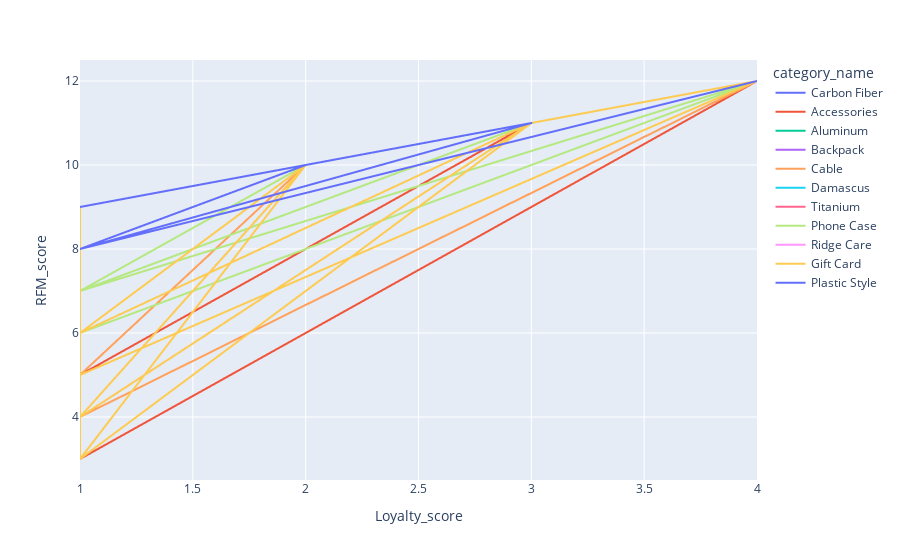

Source (notebook cell):
### Code cell
fig = px.line(results, x='Loyalty_score', y='RFM_score', line_group = 'category_name' , color='category_name')
fig.show()

### Figure 1 — Plotly figure (JSON) as saved in the notebook; plotly's stock layout.template omitted (floating-point values rounded to 4 significant figures; data arrays with more than 128 entries replaced by an {"elided": "..."} marker saying what was removed)
{"data": [{"hovertemplate": "category_name=Carbon Fiber<br>Loyalty_score=%{x}<br>RFM_score=%{y}<extra></extra>", "legendgroup": "Carbon Fiber", "line": {"color": "#636efa", "dash": "solid"}, "marker": {"symbol": "circle"}, "mode": "lines", "name": "Carbon Fiber", "showlegend": true, "type": "scattergl", "x": {"elided": "587 int values"}, "xaxis": "x", "y": {"elided": "587 int values"}, "yaxis": "y"}, {"hovertemplate": "category_name=Accessories<br>Loyalty_score=%{x}<br>RFM_score=%{y}<extra></extra>", "legendgroup": "Accessories", "line": {"color": "#EF553B", "dash": "solid"}, "marker": {"symbol": "circle"}, "mode": "lines", "name": "Accessories", "showlegend": true, "type": "scattergl", "x": {"elided": "1854 int values"}, "xaxis": "x", "y": {"elided": "1854 int values"}, "yaxis": "y"}, {"hovertemplate": "category_name=Aluminum<br>Loyalty_score=%{x}<br>RFM_score=%{y}<extra></extra>", "legendgroup": "Aluminum", "line": {"color": "#00cc96", "dash": "solid"}, "marker": {"symbol": "circle"}, "mode": "lines", "name": "Aluminum", "showlegend": true, "type": "scattergl", "x": {"elided": "590 int values"}, "xaxis": "x", "y": {"elided": "590 int values"}, "yaxis": "y"}, {"hovertemplate": "category_name=Backpack<br>Loyalty_score=%{x}<br>RFM_score=%{y}<extra></extra>", "legendgroup": "Backpack", "line": {"color": "#ab63fa", "dash": "solid"}, "marker": {"symbol": "circle"}, "mode": "lines", "name": "Backpack", "showlegend": true, "type": "scattergl", "x": [2, 2, 2, 2, 2, 3, 2, 3, 3, 3, 3, 3, 3, 2, 3, 2, 2, 3, 3, 3, 3, 3, 3, 3, 3, 3, 3, 3, 3, 3, 2, 3, 2, 2, 3, 4, 4, 3, 3, 4, 3, 3, 4, 2, 2, 2, 3, 3, 3, 4, 3, 3, 4, 3, 4, 4, 4, 4, 4, 3], "xaxis": "x", "y": [10, 10, 10, 10, 10, 11, 10, 11, 11, 11, 11, 11, 11, 10, 11, 10, 10, 11, 11, 11, 11, 11, 11, 11, 11, 11, 11, 11, 11, 11, 10, 11, 10, 10, 11, 12, 12, 11, 11, 12, 11, 11, 12, 10, 10, 10, 11, 11, 11, 12, 11, 11, 12, 11, 12, 12, 12, 12, 12, 11], "yaxis": "y"}, {"hovertemplate": "category_name=Cable<br>Loyalty_score=%{x}<br>RFM_score=%{y}<extra></extra>", "legendgroup": "Cable", "line": {"color": "#FFA15A", "dash": "solid"}, "marker": {"symbol": "circle"}, "mode": "lines", "name": "Cable", "showlegend": true, "type": "scattergl", "x": [3, 3, 3, 3, 3, 3, 3, 3, 3, 3, 1, 3, 2, 3, 3, 3, 3, 3, 3, 3, 3, 3, 3, 1, 2, 3, 3, 3, 3, 3, 3, 2, 3, 3, 3, 3, 3, 3, 3, 3, 3, 3, 3, 3, 3, 3, 3, 3, 3, 3, 3, 3, 3, 3, 3, 3, 3, 3, 2, 3, 3, 1, 4, 1, 1, 3, 3, 4, 2, 2, 3, 3, 2, 4, 4, 4, 4, 3, 2, 4, 4, 4, 4, 4, 4, 4, 3, 2, 1, 1, 1, 4, 3, 3, 3, 3, 2, 1, 1, 1, 1], "xaxis": "x", "y": [11, 11, 11, 11, 11, 11, 11, 11, 11, 11, 9, 11, 10, 11, 11, 11, 11, 11, 11, 11, 11, 11, 11, 8, 10, 11, 11, 11, 11, 11, 11, 10, 11, 11, 11, 11, 11, 11, 11, 11, 11, 11, 11, 11, 11, 11, 11, 11, 11, 11, 11, 11, 11, 11, 11, 11, 11, 11, 10, 11, 11, 9, 12, 4, 4, 11, 11, 12, 10, 10, 11, 11, 10, 12, 12, 12, 12, 11, 10, 12, 12, 12, 12, 12, 12, 12, 11, 10, 7, 7, 7, 12, 11, 11, 11, 11, 10, 5, 5, 8, 8], "yaxis": "y"}, {"hovertemplate": "category_name=Damascus<br>Loyalty_score=%{x}<br>RFM_score=%{y}<extra></extra>", "legendgroup": "Damascus", "line": {"color": "#19d3f3", "dash": "solid"}, "marker": {"symbol": "circle"}, "mode": "lines", "name": "Damascus", "showlegend": true, "type": "scattergl", "x": {"elided": "167 int values"}, "xaxis": "x", "y": {"elided": "167 int values"}, "yaxis": "y"}, {"hovertemplate": "category_name=Titanium<br>Loyalty_score=%{x}<br>RFM_score=%{y}<extra></extra>", "legendgroup": "Titanium", "line": {"color": "#FF6692", "dash": "solid"}, "marker": {"symbol": "circle"}, "mode": "lines", "name": "Titanium", "showlegend": true, "type": "scattergl", "x": {"elided": "263 int values"}, "xaxis": "x", "y": {"elided": "263 int values"}, "yaxis": "y"}, {"hovertemplate": "category_name=Phone Case<br>Loyalty_score=%{x}<br>RFM_score=%{y}<extra></extra>", "legendgroup": "Phone Case", "line": {"color": "#B6E880", "dash": "solid"}, "marker": {"symbol": "circle"}, "mode": "lines", "name": "Phone Case", "showlegend": true, "type": "scattergl", "x": {"elided": "213 int values"}, "xaxis": "x", "y": {"elided": "213 int values"}, "yaxis": "y"}, {"hovertemplate": "category_name=Ridge Care<br>Loyalty_score=%{x}<br>RFM_score=%{y}<extra></extra>", "legendgroup": "Ridge Care", "line": {"color": "#FF97FF", "dash": "solid"}, "marker": {"symbol": "circle"}, "mode": "lines", "name": "Ridge Care", "showlegend": true, "type": "scattergl", "x": [3, 3, 3, 3, 3, 3, 3, 1, 3, 3, 3, 2, 3, 3, 3, 3, 2, 2, 3, 3, 2, 3, 3, 3, 3, 3, 3, 3, 3, 2, 2, 3, 3, 3, 3, 3, 2, 3, 3, 2, 3, 3, 3, 3, 3, 3, 3, 3, 3, 3, 3, 3, 3, 3, 3, 3, 3, 3, 3, 2, 2, 3, 2, 3, 3, 2, 3, 3, 3], "xaxis": "x", "y": [11, 11, 11, 11, 11, 11, 11, 9, 11, 11, 11, 10, 11, 11, 11, 11, 10, 10, 11, 11, 10, 11, 11, 11, 11, 11, 11, 11, 11, 10, 10, 11, 11, 11, 11, 11, 10, 11, 11, 10, 11, 11, 11, 11, 11, 11, 11, 11, 11, 11, 11, 11, 11, 11, 11, 11, 11, 11, 11, 10, 10, 11, 10, 11, 11, 10, 11, 11, 11], "yaxis": "y"}, {"hovertemplate": "category_name=Gift Card<br>Loyalty_score=%{x}<br>RFM_score=%{y}<extra></extra>", "legendgroup": "Gift Card", "line": {"color": "#FECB52", "dash": "solid"}, "marker": {"symbol": "circle"}, "mode": "lines", "name": "Gift Card", "showlegend": true, "type": "scattergl", "x": [1, 2, 1, 1, 3, 3, 3, 3, 1, 1, 2, 2, 1, 3, 1, 1, 1, 1, 1, 1, 1, 1, 3, 3, 2, 1, 1, 4, 3, 1, 2, 1, 1, 3, 1, 3, 1, 3, 3, 1], "xaxis": "x", "y": [8, 10, 9, 6, 11, 11, 11, 11, 9, 6, 10, 10, 3, 11, 3, 9, 4, 4, 8, 6, 6, 8, 11, 11, 10, 4, 5, 12, 11, 9, 10, 9, 6, 11, 9, 11, 8, 11, 11, 4], "yaxis": "y"}, {"hovertemplate": "category_name=Plastic Style<br>Loyalty_score=%{x}<br>RFM_score=%{y}<extra></extra>", "legendgroup": "Plastic Style", "line": {"color": "#636efa", "dash": "solid"}, "marker": {"symbol": "circle"}, "mode": "lines", "name": "Plastic Style", "showlegend": true, "type": "scattergl", "x": [2, 3, 3, 2, 2, 2, 2, 3, 3, 3, 3, 3, 3, 3, 3, 2, 2, 2, 2, 2, 2, 2, 2, 2, 2, 3, 2, 2, 2, 2, 2, 3, 1, 3, 2, 2, 3, 3, 3, 3, 2, 2, 3, 3, 2, 3, 3, 3, 3, 3, 3, 3, 2, 3, 1, 1, 3, 3, 3, 3, 3, 3, 3, 3, 2, 1, 4], "xaxis": "x", "y": [10, 11, 11, 10, 10, 10, 10, 11, 11, 11, 11, 11, 11, 11, 11, 10, 10, 10, 10, 10, 10, 10, 10, 10, 10, 11, 10, 10, 10, 10, 10, 11, 9, 11, 10, 10, 11, 11, 11, 11, 10, 10, 11, 11, 10, 11, 11, 11, 11, 11, 11, 11, 10, 11, 8, 8, 11, 11, 11, 11, 11, 11, 11, 11, 10, 8, 12], "yaxis": "y"}], "layout": {"legend": {"title": {"text": "category_name"}, "tracegroupgap": 0}, "margin": {"t": 60}, "xaxis": {"anchor": "y", "domain": [0, 1], "title": {"text": "Loyalty_score"}}, "yaxis": {"anchor": "x", "domain": [0, 1], "title": {"text": "RFM_score"}}}}
